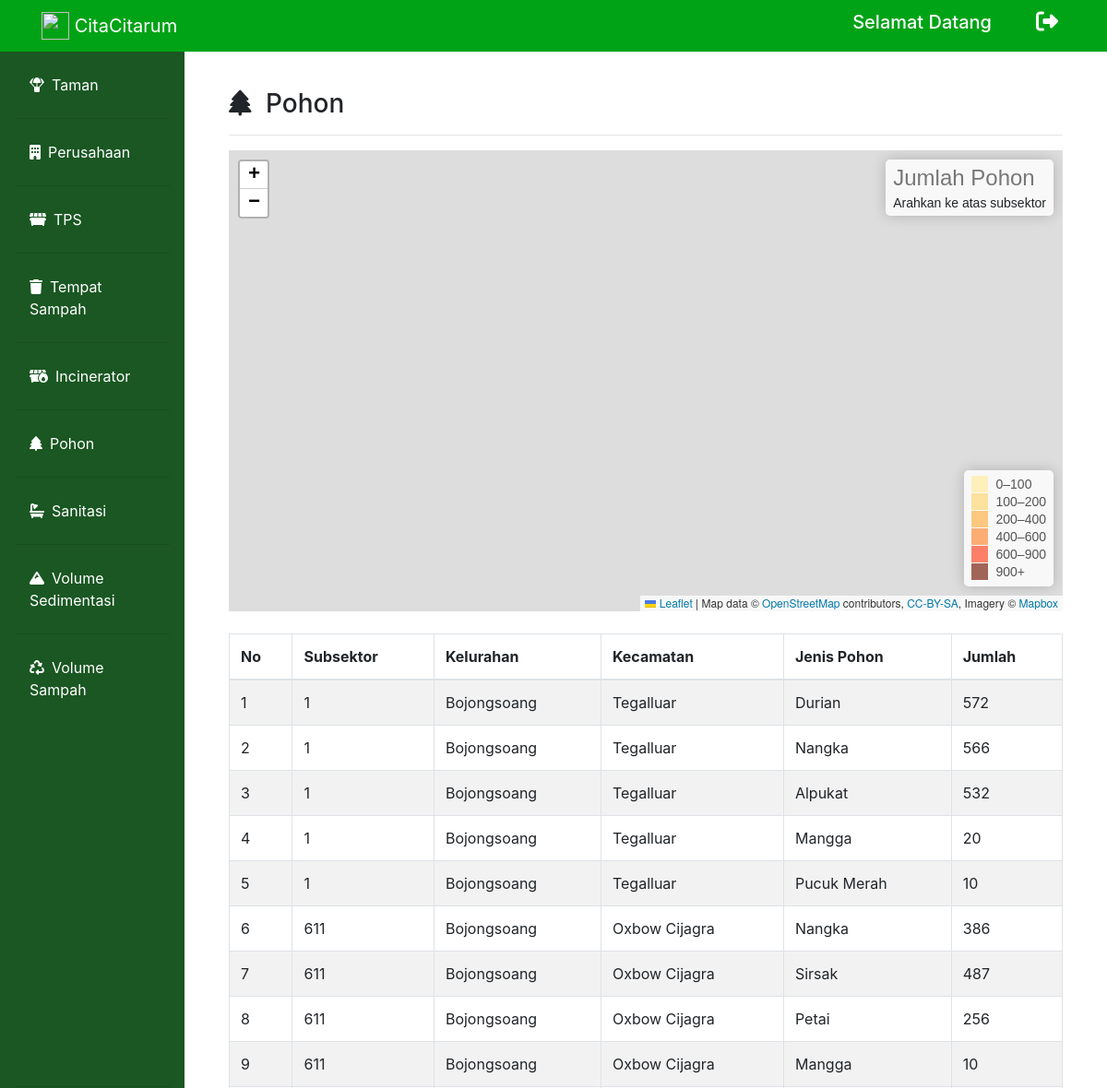
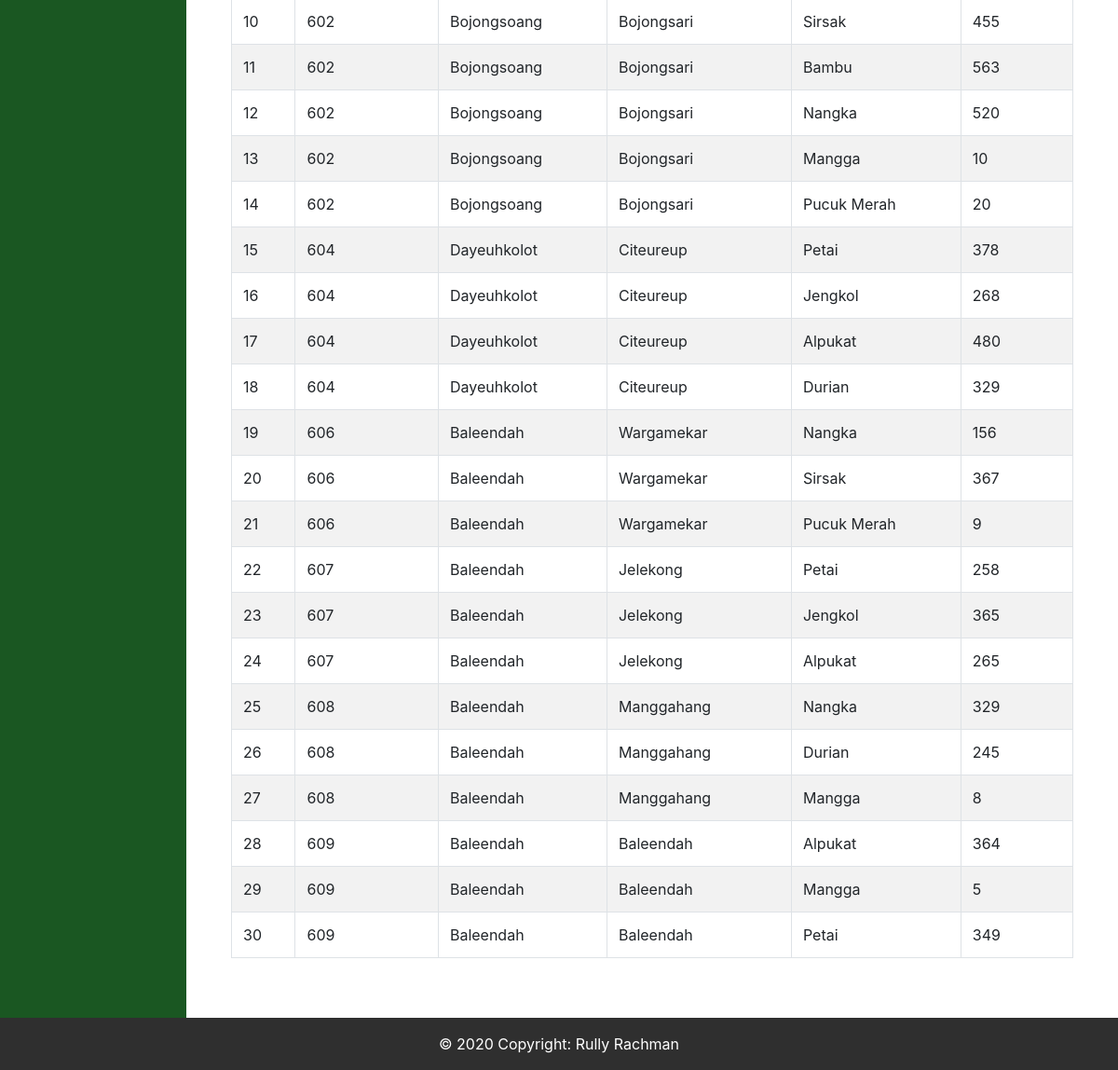
/dansektor_pohon.php, run on the app's committed database (2 pictures, top to bottom).
### tables this page shows
CREATE TABLE `pohon` (
  `id_pohon` int(50) NOT NULL,
  `id_subsektor` int(50) NOT NULL,
  `kecamatan` varchar(200) NOT NULL,
  `kelurahan` varchar(200) NOT NULL,
  `tahun` varchar(200) NOT NULL,
  `jenis_pohon` varchar(200) NOT NULL,
  `jumlah_pohon` int(200) NOT NULL
);

### dansektor_pohon.php (the view, shortened to what this page needs)
<?php
include("connect.php");
?>
<!doctype html>
<html lang="en">
  <head>
    <link rel="stylesheet" href="https://stackpath.bootstrapcdn.com/bootstrap/4.4.1/css/bootstrap.min.css">
    <link rel="stylesheet" href="https://unpkg.com/leaflet@1.6.0/dist/leaflet.css"crossorigin=""/>
    <link rel="stylesheet" href="fontawesome/css/all.min.css">
  </head>
  <body>
        <nav class="navbar navbar-expand-lg navbar-dark bg-gradient-primary fixed-top" style="background-color: #00A316" id="bar">
            <div class="container">
                <a href="dansektor_dashboard.php" class="navbar-brand" href="index.php">
                    <img src="img/logocitarum.png" width="30" height="30" class="d-inline-block align-top" alt="">  CitaCitarum</a>
                <div class="collapse navbar-collapse" id="navbarText">
                <span class="mr-5"><h5>Selamat Datang <?php echo $_SESSION["name"]?></h5></span>
                <div class="icon">
                    <h4>
                        <a href="dansubsektor_dashboard.php?logout='1'" class="text-decoration-none"><i class="fas fa-sign-out-alt mr-2" data-toggle="tooltip" title="Logout"></i></a>
                    </h4>
                </div>
        </nav>
        <div class="row no-gutters mt-5">
        <div class="col-md-2 pt-2 sidebar" style="background-color:#1A5722">
        <ul class="nav flex-column pl-3 pr-3 pb-3 p-1 pt-3" style="background-color: #1A5722">
            <li class="nav-item">
                <a class="nav-link text-white active" href="dansektor_laporansektor.php"><i class="fas fa-parachute-box mr-2"></i>Taman</a><hr>
            </li>
            <li class="nav-item">
                <a class="nav-link text-white" href="dansektor_perusahaan.php"><i class="fas fa-building mr-2"></i>Perusahaan</a><hr>
            </li>
            <li class="nav-item">
                <a class="nav-link text-white" href="dansektor_tps.php" ><i class="fas fa-dumpster mr-2"></i>TPS</a><hr>
            </li>
            <li class="nav-item">
                <a class="nav-link text-white" href="dansektor_tempatsampah.php"><i class="fas fa-trash mr-2"></i>Tempat Sampah</a><hr>
            </li>
            <li class="nav-item">
                <a class="nav-link text-white" href="dansektor_Incinerator.php"><i class="fas fa-dumpster-fire mr-2"></i>Incinerator</a><hr>
            </li>
            <li class="nav-item">
                <a class="nav-link text-white" href="dansektor_pohon.php"><i class="fas fa-tree mr-2"></i>Pohon</a><hr>
            </li>
            <li class="nav-item">
                <a class="nav-link text-white" href="dansektor_sanitasi.php"><i class="fas fa-bath mr-2"></i>Sanitasi</a><hr>
            </li>
            <li class="nav-item">
                <a class="nav-link text-white" href="dansektor_sedimentasi.php"><i class="fas fa-mountain mr-2"></i>Volume Sedimentasi</a><hr>
            </li>
            <li class="nav-item">
                <a class="nav-link text-white" href="dansektor_sampah.php" style="margin-bottom: 410px;"><i class="fas fa-recycle mr-2"></i>Volume Sampah</a><hr>
            </li>
        </ul>
        </div>
        <div class="col-md-10 p-5">
            <h3><i class="fas fa-tree mr-2"></i> Pohon</h3>
            <hr>
            <div id="mapid"></div>
            <br>
            <table class="table table-striped table-bordered">
            <thead>
                <tr>
                <th scope="col">No</th>
                <th scope="col">Subsektor</th>
                <th scope="col">Kelurahan</th>
                <th scope="col">Kecamatan</th>
                <th scope="col">Jenis Pohon</th>
                <th scope="col">Jumlah</th>
                </tr>
            </thead>
            <tbody>
            <?php
                $query = "SELECT * FROM pohon ORDER BY id_pohon ASC";
                $sql = mysqli_query($conn, $query);
                $no = 1;
                while($row = mysqli_fetch_array($sql)){
                echo "
                    <tr>
                    <td>$no</td>
                    <td>$row[id_subsektor]</td>
                    <td>$row[kecamatan]</td>
                    <td>$row[kelurahan]</td>
                    <td>$row[jenis_pohon]</td>
                    <td>$row[jumlah_pohon]</td>
                    </tr>";
                    $no++;
                }
            ?>
            </tbody>
            </table>
        </div>
    </div>
        <footer>
            <div class="footer-copyright text-center py-3">© 2020 Copyright: Rully Rachman
            </div>
        </footer>
  </body>
</html>

### dansektor_pohon.php (style rules this page uses)
.navbar { color: white; }
.icon a { color: white; text-decoration: none; }
.footer-copyright { background-color: #2f2f2f; color: white; }
#mapid { height: 500px; }

### data on the page
pohon: id_subsektor "1", kecamatan "Bojongsoang", kelurahan "Tegalluar", jenis_pohon "Durian", jumlah_pohon "572"
pohon: id_subsektor "1", kecamatan "Bojongsoang", kelurahan "Tegalluar", jenis_pohon "Nangka", jumlah_pohon "566"
pohon: id_subsektor "1", kecamatan "Bojongsoang", kelurahan "Tegalluar", jenis_pohon "Alpukat", jumlah_pohon "532"
pohon: id_subsektor "1", kecamatan "Bojongsoang", kelurahan "Tegalluar", jenis_pohon "Mangga", jumlah_pohon "20"
pohon: id_subsektor "1", kecamatan "Bojongsoang", kelurahan "Tegalluar", jenis_pohon "Pucuk Merah", jumlah_pohon "10"
pohon: id_subsektor "611", kecamatan "Bojongsoang", kelurahan "Oxbow Cijagra", jenis_pohon "Nangka", jumlah_pohon "386"
pohon: id_subsektor "611", kecamatan "Bojongsoang", kelurahan "Oxbow Cijagra", jenis_pohon "Sirsak", jumlah_pohon "487"
pohon: id_subsektor "611", kecamatan "Bojongsoang", kelurahan "Oxbow Cijagra", jenis_pohon "Petai", jumlah_pohon "256"
pohon: id_subsektor "611", kecamatan "Bojongsoang", kelurahan "Oxbow Cijagra", jenis_pohon "Mangga", jumlah_pohon "10"
pohon: id_subsektor "602", kecamatan "Bojongsoang", kelurahan "Bojongsari", jenis_pohon "Sirsak", jumlah_pohon "455"
pohon: id_subsektor "602", kecamatan "Bojongsoang", kelurahan "Bojongsari", jenis_pohon "Bambu", jumlah_pohon "563"
pohon: id_subsektor "602", kecamatan "Bojongsoang", kelurahan "Bojongsari", jenis_pohon "Nangka", jumlah_pohon "520"
pohon: id_subsektor "602", kecamatan "Bojongsoang", kelurahan "Bojongsari", jenis_pohon "Mangga", jumlah_pohon "10"
pohon: id_subsektor "602", kecamatan "Bojongsoang", kelurahan "Bojongsari", jenis_pohon "Pucuk Merah", jumlah_pohon "20"
pohon: id_subsektor "604", kecamatan "Dayeuhkolot", kelurahan "Citeureup", jenis_pohon "Petai", jumlah_pohon "378"
pohon: id_subsektor "604", kecamatan "Dayeuhkolot", kelurahan "Citeureup", jenis_pohon "Jengkol", jumlah_pohon "268"
pohon: id_subsektor "604", kecamatan "Dayeuhkolot", kelurahan "Citeureup", jenis_pohon "Alpukat", jumlah_pohon "480"
pohon: id_subsektor "604", kecamatan "Dayeuhkolot", kelurahan "Citeureup", jenis_pohon "Durian", jumlah_pohon "329"
pohon: id_subsektor "606", kecamatan "Baleendah", kelurahan "Wargamekar", jenis_pohon "Nangka", jumlah_pohon "156"
pohon: id_subsektor "606", kecamatan "Baleendah", kelurahan "Wargamekar", jenis_pohon "Sirsak", jumlah_pohon "367"
pohon: id_subsektor "606", kecamatan "Baleendah", kelurahan "Wargamekar", jenis_pohon "Pucuk Merah", jumlah_pohon "9"
pohon: id_subsektor "607", kecamatan "Baleendah", kelurahan "Jelekong", jenis_pohon "Petai", jumlah_pohon "258"
pohon: id_subsektor "607", kecamatan "Baleendah", kelurahan "Jelekong", jenis_pohon "Jengkol", jumlah_pohon "365"
pohon: id_subsektor "607", kecamatan "Baleendah", kelurahan "Jelekong", jenis_pohon "Alpukat", jumlah_pohon "265"
pohon: id_subsektor "608", kecamatan "Baleendah", kelurahan "Manggahang", jenis_pohon "Nangka", jumlah_pohon "329"
pohon: id_subsektor "608", kecamatan "Baleendah", kelurahan "Manggahang", jenis_pohon "Durian", jumlah_pohon "245"
pohon: id_subsektor "608", kecamatan "Baleendah", kelurahan "Manggahang", jenis_pohon "Mangga", jumlah_pohon "8"
pohon: id_subsektor "609", kecamatan "Baleendah", kelurahan "Baleendah", jenis_pohon "Alpukat", jumlah_pohon "364"
pohon: id_subsektor "609", kecamatan "Baleendah", kelurahan "Baleendah", jenis_pohon "Mangga", jumlah_pohon "5"
pohon: id_subsektor "609", kecamatan "Baleendah", kelurahan "Baleendah", jenis_pohon "Petai", jumlah_pohon "349"
